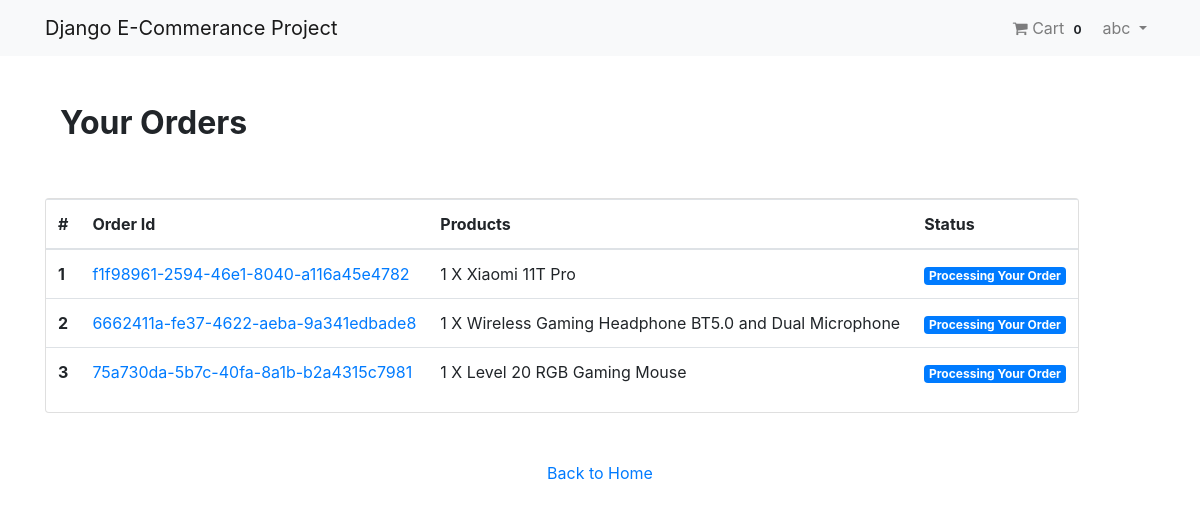
/payment/orders/ (signed in), run on the app's committed database.
### App_Login/models.py (models this page shows, shortened)
class User(AbstractBaseUser, PermissionsMixin):
    email = models.EmailField(unique=True, null=False)
    is_staff = models.BooleanField(
        translate('staff status'),
        default=False,
        help_text= translate('Designates whether the user can log in this site')
    )
    is_active = models.BooleanField(
        translate('active'),
        default=True,
        help_text = translate('Designates whether this user should be treates as active. Unselect this instead of delecting Accounts')
    )
    USERNAME_FIELD = 'email'
    object = MyUserManager()

class Profile(models.Model):
    user = models.OneToOneField(User, on_delete=models.CASCADE, related_name='profile')
    username = models.CharField(max_length=264, blank=True)
    full_name = models.CharField(max_length=264, blank=True)
    address_1 = models.TextField(max_length=300, blank=True)
    city = models.CharField(max_length=40, blank=True)
    zipcode = models.CharField(max_length=10, blank=True)
    country = models.CharField(max_length=50, blank=True)
    phone = models.CharField(max_length=20, blank=True)
    date_joined = models.DateTimeField(auto_now=True)

### App_Order/models.py (models this page shows, shortened)
class Order(models.Model):
    orderitems = models.ManyToManyField(Cart)
    user = models.ForeignKey(settings.AUTH_USER_MODEL, on_delete=models.CASCADE)
    ordered = models.BooleanField(default=False)
    created = models.DateTimeField(auto_now_add=True)
    paymentId = models.CharField(max_length=264, blank=True, null=True)
    orderId = models.CharField(max_length=200, blank= True, null =True)

class Cart(models.Model):
    user = models.ForeignKey(settings.AUTH_USER_MODEL, on_delete=models.CASCADE, related_name="cart")
    item = models.ForeignKey(Product, on_delete=models.CASCADE,)
    quantity = models.IntegerField(default=1)
    purchased = models.BooleanField(default=False)
    created = models.DateTimeField(auto_now_add=True)
    updated = models.DateTimeField(auto_now=True)
    def __str__(self):
        return f'{self.quantity} X {self.item}'

### App_Shop/models.py (models this page shows)
class Product(models.Model):
    mainimage = models.ImageField(upload_to = 'Products')
    name = models.CharField(max_length=264)
    category = models.ForeignKey(Category, on_delete=models.CASCADE, related_name='category')
    preview_text = models.TextField(max_length=200, verbose_name='Preview Text')
    detail_text = models.TextField(max_length=1000, verbose_name='Description')
    price =models.FloatField()
    old_price = models.FloatField(default=0.00)
    created = models.DateTimeField(auto_now_add=True)
    def __str__(self):
        return self.name
    class Meta:
        ordering= ['-created',]

### App_Payment/views.py (the view)
# urls.py: path('orders/', views.order_view, name="orders"),
@login_required
def order_view(request):
    try:
        orders = Order.objects.filter(user=request.user, ordered =True)
        context = {"orders":orders}
    except:
        messages.warning(request, "You do not have an active order")
        return redirect("App_Shop:home")
    return render(request,"App_Payment/order.html", context)

### App_Order/templatetags/cart_tag.py (called while the page is built)
@register.filter
def cart_total(user):
    order = Order.objects.filter(user=user, ordered=False)
    if order.exists():
        return order[0].orderitems.count()
    else:
        return 0

### templates/App_Payment/order.html
{% extends 'base.html'%}
{% block body_block %}
<div class="container mt-5">
    <h2 class="text_center"><strong>Your Orders</strong></h2>
    <div class="row">
        <div class="co-md-12">
            <div class="card mt-5" style="height: auto">
                <div class="table-responsive">
                    <table class="table">
                        <thead>
                            <tr>
                                <th scope="col">#</th>
                                <th scope="col">Order Id</th>
                                <th scope="col">Products</th>
                                <th scope="col">Status</th>
                            </tr>
                        </thead>
                        <tbody>
                            {% for order in orders %}
                            <tr>
                                <th scope="row">{{ forloop.counter }}</th>
                                <td><a href="">{{ order.orderId }}</a></td>
                                <td>
                                    {% for item in order.orderitems.all %} {{item}} <br> {% endfor %}
                                </td>
                                <td><span class="badge badge-primary">Processing Your Order</span></td>
                            </tr>
                            {% endfor %}
                        </tbody>
                    </table>
                </div>
            </div>
        </div>
        <div class="col-md-12 my-5 text-center">
            <a href="{% url 'App_Shop:home' %}">Back to Home</a>
        </div>
    </div>
</div>
{% endblock %}

### templates/navbar.html (shortened to what this page needs)
{% load cart_tag %}
<nav class="navbar navbar-expand-lg bg-light navbar-light">
    <div class="container">
    <a class="navbar-brand" href="{% url 'App_Shop:home'%}"> Django E-Commerance Project</a>
        <div class="collapse navbar-collapse" id="navbarNav">
            <ul class="navbar-nav ml-auto">
                {% if request.user.is_authenticated %}
                <li class="nav-item">
                    <a href="{% url 'App_Order:cart' %}" class="nav-link">
                        <i class="fa fa-shopping-cart"></i> Cart
                        <span class="badge badge-light">{{request.user | cart_total}}</span>
                    </a>
                </li>
                <li class="nav-item dropdown">
                    <a href="" class="nav-link dropdown-toggle" id="navbarDropdown"
                    role="button" data-toggle="dropdown" aria-haspopup="true"
                    aria-expanded="false">
                    {{request.user.profile.username}}
                    </a>
                </li>
                {% else %}
                <li class="nav-item">
                    <a class="btn btn-primary" href="{% url 'App_Login:login'%}">Login</a>
                </li>
                {% endif %}
            </ul>
        </div>
    </div>
</nav>

### templates/base.html (style rules this page uses)
.card { height: 350px; }

### data on the page
User: user|cart_total "0", user.profile.username "abc"
Order: orderId "f1f98961-2594-46e1-8040-a116a45e4782"
Cart: quantity+item "1 X Xiaomi 11T Pro"
Order: orderId "6662411a-fe37-4622-aeba-9a341edbade8"
Cart: quantity+item "1 X Wireless Gaming Headphone BT5.0 and Dual Microphone"
Order: orderId "75a730da-5b7c-40fa-8a1b-b2a4315c7981"
Cart: quantity+item "1 X Level 20 RGB Gaming Mouse"
